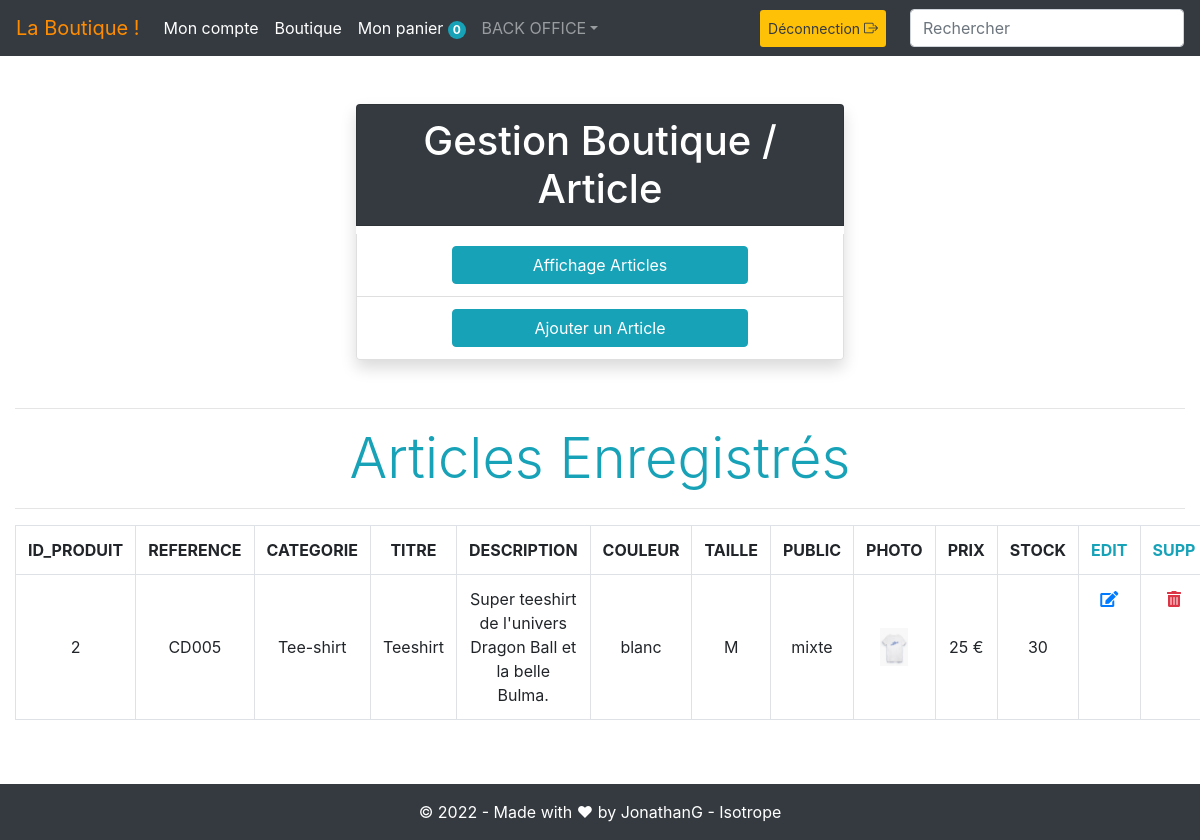
Page /admin/backOffice_boutique.php?action=affichage (signed in) on the committed database.
### tables this page shows
CREATE TABLE IF NOT EXISTS `produit` (
  `id_produit` int(11) NOT NULL AUTO_INCREMENT,
  `reference` varchar(20) NOT NULL,
  `categorie` varchar(20) NOT NULL,
  `titre` varchar(100) NOT NULL,
  `description` longtext NOT NULL,
  `couleur` varchar(20) NOT NULL,
  `taille` varchar(5) NOT NULL,
  `public` enum('homme','femme','mixte','enfant') NOT NULL,
  `photo` varchar(255) NOT NULL,
  `prix` varchar(10) NOT NULL,
  `stock` varchar(5) NOT NULL,
  PRIMARY KEY (`id_produit`)
);

### admin/backOffice_boutique.php (the view, shortened to what this page needs)
<?php
require_once('../include/init_inc.php');
extract($_POST);
require_once('../include/header_inc.php');
require_once("../include/nav_inc.php");
?>
<ul class="shadow p-0 col-md-5 mx-auto mt-5 list-group text-center">
  <li class="list-group-item bg-dark text-white h1">Gestion Boutique / Article</li>
  <li class="list-group-item"><a href='?action=affichage' class="col-md-8 btn btn-info">Affichage Articles</a></li>
  <li class="list-group-item"><a href='?action=ajout' class="col-md-8 btn btn-info">Ajouter un Article</a></li>
</ul>
<?php
if(isset($_GET["action"]) && $_GET["action"] == "affichage")
{
    echo    '<hr class="mt-5">';
    echo    '<h1 class="display-4 mx-auto text-center text-info">Articles Enregistrés</h1>';
    echo    '<hr>';
    $query= $bdd->query("SELECT * FROM produit");
    echo "<table class='table table-bordered text-center'><tr>";
    for($i=0; $i < $query->columnCount(); $i++)
    {
        $column = $query->getColumnMeta($i);
        echo "<th>" . strtoupper($column['name']) . "</th>";
    }
        echo "<th class='text-info'>EDIT</th>";
        echo "<th class='text-info'>SUPP</th>";
    echo "</tr>";
    while($resultats = $query->fetch(PDO::FETCH_ASSOC))
    {
        echo "<tr>";
        foreach($resultats as $key => $value)
        {
            if($key === 'photo')
            {
                echo "<td class='align-middle'><img src='$value' alt='' class='w-50 h-50'></td>";
            }
            elseif ($key === 'prix')
            {
                echo "<td class='align-middle'><span>$value</span> €</td>";
            }
            else
            {
                echo "<td class='align-middle'>$value</td>";
            }
        }
            echo "<td><a href='?action=modification&id_produit=$resultats[id_produit]'><i class='fas fa-edit'></i></a></td>";
            echo "<td><a href='?action=suppression&id_produit=$resultats[id_produit]' onclick='return(confirm(\"Supprimer le produit ?\"));'><i class='fas fa-trash-alt text-danger'></i></a></td>";
        echo "</tr>";
    }
    echo "</table>";
}
?>
<?php require_once("../include/footer_inc.php"); ?>

### assets/app.css (style rules this page uses)
html, body { height: 100%; }
body { display: flex; flex-direction: column; }

### rows in the picture
produit: id_produit "2", reference "CD005", categorie "Tee-shirt", titre "Teeshirt", description "Super teeshirt de l'univers Dragon Ball et la belle Bulma.", couleur "blanc", taille "M", public "mixte", photo (picture), prix "25", stock "30"

### other values in the picture
nbreProduitPanier() "0"
$column['name'] "ID_PRODUIT"
$column['name'] "REFERENCE"
$column['name'] "CATEGORIE"
$column['name'] "TITRE"
$column['name'] "DESCRIPTION"
$column['name'] "COULEUR"
$column['name'] "TAILLE"
$column['name'] "PUBLIC"
$column['name'] "PHOTO"
$column['name'] "PRIX"
$column['name'] "STOCK"
